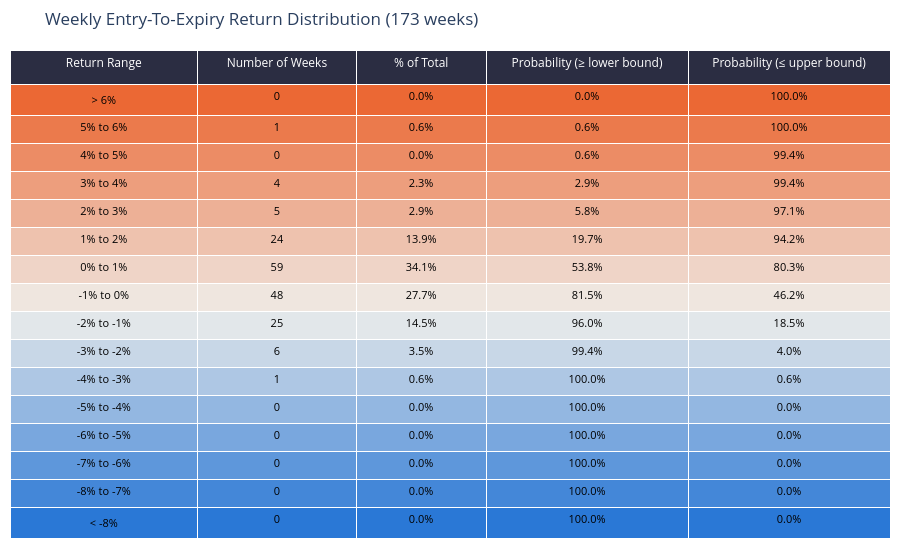

Notebook code cell kept with this figure:
### Markdown cell above
## Return Distribution — Entry-To-Expiry Close Move %

Every weekly `expiry_move_pct` bucketed into 1% return ranges, ordered best to worst, with the probability of landing at or beyond each bound — the same shape as a broker's option-probability table. Colour runs warm for gains, cool for losses, neutral through the middle.

### Code cell
edges = np.arange(LOWER_TAIL, UPPER_TAIL + BIN_WIDTH, BIN_WIDTH)
bin_edges = [-np.inf, *edges, np.inf]

labels = [f"< {LOWER_TAIL:.0f}%"]
labels += [f"{lo:.0f}% to {hi:.0f}%" for lo, hi in zip(edges[:-1], edges[1:])]
labels.append(f"> {UPPER_TAIL:.0f}%")

bucket = pd.cut(moves["expiry_move_pct"], bins=bin_edges, labels=labels, right=False)
dist = bucket.value_counts().reindex(labels[::-1]).rename("periods").to_frame()   # best bucket first

total = int(dist["periods"].sum())
dist["pct_of_total"] = dist["periods"] / total * 100
dist["prob_at_least"] = dist["periods"].cumsum() / total * 100          # P(return >= bucket lower bound)
dist["prob_at_most"] = 100 - dist["prob_at_least"] + dist["pct_of_total"]  # P(return <= bucket upper bound)


def diverging(n: int) -> list[str]:
    """Warm (best) to neutral to cool (worst), matching the up/down poles used throughout."""
    colors = []
    for t in np.linspace(1.0, -1.0, n):
        pole = UP_COLOR if t >= 0 else DOWN_COLOR
        mix = abs(t)
        colors.append("rgb({},{},{})".format(*[int(NEUTRAL[i] + (pole[i] - NEUTRAL[i]) * mix) for i in range(3)]))
    return colors


row_colors = diverging(len(dist))

fig = go.Figure(
    data=[
        go.Table(
            columnwidth=[130, 110, 90, 140, 140],
            header=dict(
                values=[
                    "Return Range", "Number of Weeks", "% of Total",
                    "Probability (≥ lower bound)", "Probability (≤ upper bound)",
                ],
                fill_color=HEADER_FILL,
                font=dict(color="white", size=12),
                align="center",
                height=34,
            ),
            cells=dict(
                values=[
                    dist.index,
                    dist["periods"],
                    dist["pct_of_total"].map("{:.1f}%".format),
                    dist["prob_at_least"].map("{:.1f}%".format),
                    dist["prob_at_most"].map("{:.1f}%".format),
                ],
                fill_color=[row_colors] * 5,
                font=dict(color="black", size=11),
                align="center",
                height=28,
            ),
        )
    ]
)
fig.update_layout(
    title=f"Weekly Entry-To-Expiry Return Distribution ({total} weeks)",
    height=560,
    margin=dict(t=50, b=10, l=10, r=10),
)
fig.show()

### Figure 1 — Plotly figure (JSON) as saved in the notebook; plotly's stock layout.template omitted (floating-point values rounded to 4 significant figures)
{"data": [{"cells": {"align": "center", "fill": {"color": [["rgb(235,104,52)", "rgb(235,122,76)", "rgb(236,140,101)", "rgb(237,158,125)", "rgb(237,176,150)", "rgb(238,194,174)", "rgb(239,212,199)", "rgb(239,230,223)", "rgb(226,231,234)", "rgb(200,215,231)", "rgb(174,199,228)", "rgb(147,183,225)", "rgb(121,167,222)", "rgb(94,151,219)", "rgb(68,135,216)", "rgb(42,120,214)"], ["rgb(235,104,52)", "rgb(235,122,76)", "rgb(236,140,101)", "rgb(237,158,125)", "rgb(237,176,150)", "rgb(238,194,174)", "rgb(239,212,199)", "rgb(239,230,223)", "rgb(226,231,234)", "rgb(200,215,231)", "rgb(174,199,228)", "rgb(147,183,225)", "rgb(121,167,222)", "rgb(94,151,219)", "rgb(68,135,216)", "rgb(42,120,214)"], ["rgb(235,104,52)", "rgb(235,122,76)", "rgb(236,140,101)", "rgb(237,158,125)", "rgb(237,176,150)", "rgb(238,194,174)", "rgb(239,212,199)", "rgb(239,230,223)", "rgb(226,231,234)", "rgb(200,215,231)", "rgb(174,199,228)", "rgb(147,183,225)", "rgb(121,167,222)", "rgb(94,151,219)", "rgb(68,135,216)", "rgb(42,120,214)"], ["rgb(235,104,52)", "rgb(235,122,76)", "rgb(236,140,101)", "rgb(237,158,125)", "rgb(237,176,150)", "rgb(238,194,174)", "rgb(239,212,199)", "rgb(239,230,223)", "rgb(226,231,234)", "rgb(200,215,231)", "rgb(174,199,228)", "rgb(147,183,225)", "rgb(121,167,222)", "rgb(94,151,219)", "rgb(68,135,216)", "rgb(42,120,214)"], ["rgb(235,104,52)", "rgb(235,122,76)", "rgb(236,140,101)", "rgb(237,158,125)", "rgb(237,176,150)", "rgb(238,194,174)", "rgb(239,212,199)", "rgb(239,230,223)", "rgb(226,231,234)", "rgb(200,215,231)", "rgb(174,199,228)", "rgb(147,183,225)", "rgb(121,167,222)", "rgb(94,151,219)", "rgb(68,135,216)", "rgb(42,120,214)"]]}, "font": {"color": "black", "size": 11}, "height": 28, "values": [["> 6%", "5% to 6%", "4% to 5%", "3% to 4%", "2% to 3%", "1% to 2%", "0% to 1%", "-1% to 0%", "-2% to -1%", "-3% to -2%", "-4% to -3%", "-5% to -4%", "-6% to -5%", "-7% to -6%", "-8% to -7%", "< -8%"], [0, 1, 0, 4, 5, 24, 59, 48, 25, 6, 1, 0, 0, 0, 0, 0], ["0.0%", "0.6%", "0.0%", "2.3%", "2.9%", "13.9%", "34.1%", "27.7%", "14.5%", "3.5%", "0.6%", "0.0%", "0.0%", "0.0%", "0.0%", "0.0%"], ["0.0%", "0.6%", "0.6%", "2.9%", "5.8%", "19.7%", "53.8%", "81.5%", "96.0%", "99.4%", "100.0%", "100.0%", "100.0%", "100.0%", "100.0%", "100.0%"], ["100.0%", "100.0%", "99.4%", "99.4%", "97.1%", "94.2%", "80.3%", "46.2%", "18.5%", "4.0%", "0.6%", "0.0%", "0.0%", "0.0%", "0.0%", "0.0%"]]}, "columnwidth": [130, 110, 90, 140, 140], "header": {"align": "center", "fill": {"color": "#2b2d42"}, "font": {"color": "white", "size": 12}, "height": 34, "values": ["Return Range", "Number of Weeks", "% of Total", "Probability (≥ lower bound)", "Probability (≤ upper bound)"]}, "type": "table"}], "layout": {"height": 560, "margin": {"b": 10, "l": 10, "r": 10, "t": 50}, "title": {"text": "Weekly Entry-To-Expiry Return Distribution (173 weeks)"}}}
